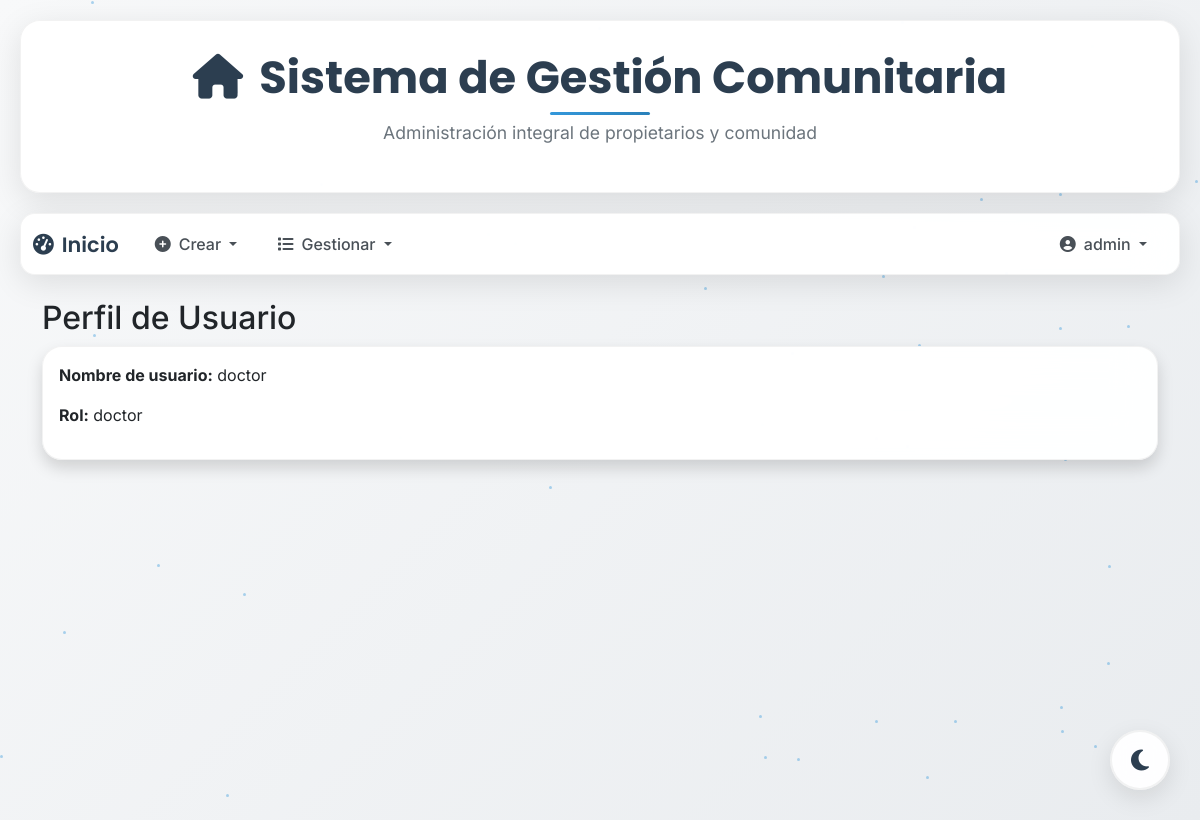
Page /profile/2 (signed in) on the committed database.
### models/user_model.py (models this page shows, shortened)
class User(UserMixin, db.Model):
    __tablename__ = "Usuario"
    id = db.Column(db.Integer, primary_key=True)
    username = db.Column(db.String(100), unique=True, nullable=False)
    password_hash = db.Column(db.String(128), nullable=False)
    role = db.Column(db.String(50), nullable=False, default="doctor")
    @staticmethod
    def get_by_id(id):
        return User.query.get(id)
    def has_role(self, role):
        return self.role == role

### controllers/user_controller.py (the view)
@user_bp.route("/profile/<int:id>")
@login_required
def profile(id):
    user = User.get_by_id(id)
    return user_view.perfil(user)

### run.py (called while the page is built)
@login_manager.user_loader
def load_user(user_id):
    return db.session.get(User, int(user_id))

### views/user_view.py (called while the page is built)
def perfil(user):
    return render_template(
        "profile.html", title="Perfil de usuario", current_user=current_user, user=user
    )

### templates/profile.html
{% extends 'base.html' %}
{% block content %}
<div class="container mt-4">
    <h2 class="h2">Perfil de Usuario</h2>
    <div class="card shadow">
        <div class="card-body">
            <p><strong>Nombre de usuario:</strong> {{ user.username }}</p>
            <p><strong>Rol:</strong> {{ user.role }}</p>
        </div>
    </div>
</div>
{% endblock %}

### templates/base.html (shortened to what this page needs)
<!DOCTYPE html>
<html lang="es">
<head>
    <link rel="stylesheet" href="https://cdn.jsdelivr.net/npm/bootstrap@5.3.0/dist/css/bootstrap.min.css">
    <link rel="stylesheet" href="https://cdnjs.cloudflare.com/ajax/libs/animate.css/4.1.1/animate.min.css"/>
</head>
<body>
    <div class="floating-particles" id="particles"></div>
    <div class="header-container">
        <h1 class="main-title">
            <i class="fas fa-home me-3"></i>Sistema de Gestión Comunitaria
        </h1>
        <p class="subtitle">Administración integral de propietarios y comunidad</p>
    </div>
    {% if current_user.is_authenticated %}
    <nav class="navbar navbar-expand-lg navbar-custom">
        <div class="container-fluid">
            <a class="navbar-brand" href="{{ url_for('user.index') }}">
                <i class="fas fa-tachometer-alt me-2"></i>Inicio
            </a>
            <div class="collapse navbar-collapse" id="navbarNav">
                <ul class="navbar-nav me-auto">
                    {% if current_user.has_role("admin") %}
                    <li class="nav-item dropdown">
                        <a class="nav-link dropdown-toggle" href="#" id="navbarDropdownCrear"
                           data-bs-toggle="dropdown" aria-haspopup="true" aria-expanded="false">
                          <i class="fas fa-plus-circle me-2"></i>Crear
                        </a>
                    </li>
                    {% endif %}
                    <li class="nav-item dropdown">
                        <a class="nav-link dropdown-toggle" href="#" id="navbarDropdownListado"
                           data-bs-toggle="dropdown" aria-haspopup="true" aria-expanded="false">
                          <i class="fas fa-list me-2"></i>Gestionar
                        </a>
                    </li>
                </ul>
                <ul class="navbar-nav">
                    <li class="nav-item dropdown">
                        <a class="nav-link dropdown-toggle" href="#" id="navbarDropdownUser"
                           data-bs-toggle="dropdown" aria-haspopup="true" aria-expanded="false">
                          <i class="fas fa-user-circle me-2"></i>{{ current_user.username }}
                        </a>
                    </li>
                </ul>
            </div>
        </div>
    </nav>
    {% endif %}
    <div class="floating-theme-toggle">
        <button class="btn theme-toggle-float" id="themeToggle">
            <i class="fas fa-moon" id="themeIcon"></i>
        </button>
    </div>
    <div class="content-container page-transition">
        {% block content %}{% endblock %}
    </div>
</body>
</html>

### templates/base.html (style rules this page uses)
:root { --primary-gradient: linear-gradient(135deg, #667eea 0%, #764ba2 100%); --secondary-gradient: linear-gradient(135deg, #f093fb 0%, #f5576c 100%); --success-gradient: linear-gradient(135deg, #4facfe 0%, #00f2fe 100%); --warning-gradient: linear-gradient(135deg, #43e97b 0%, #38f9d7 100%); --dark-gradient: linear-gradient(135deg, #2c3e50 0%, #34495e 100%); --glass-bg: rgba(255, 255, 255, 0.1); --glass-border: rgba(255, 255, 255, 0.2); --shadow-light: 0 8px 32px rgba(31, 38, 135, 0.37); --shadow-strong: 0 15px 35px rgba(0, 0, 0, 0.1); --bg-primary: linear-gradient(135deg, #f8f9fa 0%, #e9ecef 25%, #dee2e6 75%, #ced4da 100%); --card-bg: rgba(255, 255, 255, 0.95); --text-primary: #2c3e50; --text-secondary: #495057; --text-muted: #6c757d; --border-color: rgba(0, 0, 0, 0.05); --shadow-color: rgba(0, 0, 0, 0.1); --particle-color: rgba(52, 152, 219, 0.4); --accent-color: #3498db; --accent-hover: #2980b9; }
* { box-sizing: border-box; }
body { font-family: 'Inter', sans-serif; background: var(--bg-primary); background-size: 400% 400%; animation: gradientShift 20s ease infinite; min-height: 100vh; margin: 0; overflow-x: hidden; transition: all 0.3s ease; }
.header-container { background: var(--card-bg); backdrop-filter: blur(20px); border: 1px solid var(--border-color); border-radius: 20px; margin: 20px; padding: 30px; text-align: center; box-shadow: 0 8px 32px var(--shadow-color); animation: fadeInDown 1s ease-out; transition: all 0.3s ease; }
.main-title { font-family: 'Poppins', sans-serif; font-size: 2.8rem; font-weight: 700; color: var(--text-primary); margin: 0; position: relative; transition: all 0.3s ease; }
.main-title::after { content: ''; position: absolute; bottom: -10px; left: 50%; transform: translateX(-50%); width: 100px; height: 3px; background: linear-gradient(135deg, var(--accent-color) 0%, var(--accent-hover) 100%); border-radius: 2px; }
.subtitle { font-size: 1.1rem; color: var(--text-muted); margin-top: 15px; font-weight: 400; transition: all 0.3s ease; }
.navbar-custom { background: var(--card-bg); backdrop-filter: blur(20px); border: 1px solid var(--border-color); border-radius: 15px; margin: 0 20px 20px 20px; box-shadow: 0 8px 32px var(--shadow-color); animation: fadeInUp 1s ease-out; transition: all 0.3s ease; position: relative; z-index: 1030; }
.navbar-brand { font-family: 'Poppins', sans-serif; font-weight: 600; font-size: 1.3rem; color: var(--text-primary) !important; text-decoration: none; transition: all 0.3s ease; }
.nav-link { color: var(--text-secondary) !important; font-weight: 500; padding: 10px 20px !important; border-radius: 10px; transition: all 0.3s ease; position: relative; overflow: hidden; }
.nav-link::before { content: ''; position: absolute; top: 0; left: -100%; width: 100%; height: 100%; background: linear-gradient(90deg, transparent, rgba(52, 152, 219, 0.1), transparent); transition: all 0.5s ease; }
.content-container { margin: 20px; animation: fadeIn 1.2s ease-out; }
.glass-card { background: var(--card-bg); backdrop-filter: blur(20px); border: 1px solid var(--border-color); border-radius: 20px; box-shadow: 0 8px 32px var(--shadow-color); transition: all 0.3s ease; }
.floating-particles { position: fixed; top: 0; left: 0; width: 100%; height: 100%; pointer-events: none; z-index: -1; }
.page-transition { animation: slideInUp 0.6s ease-out; }
.floating-theme-toggle { position: fixed; bottom: 30px; right: 30px; z-index: 1050; }
.theme-toggle-float { width: 60px; height: 60px; border-radius: 50%; background: var(--card-bg); border: 2px solid var(--border-color); color: var(--text-primary); font-size: 24px; box-shadow: 0 8px 25px var(--shadow-color); backdrop-filter: blur(10px); transition: all 0.3s ease; display: flex; align-items: center; justify-content: center; }
#themeIcon { transition: all 0.3s ease; }

### rows in the picture
User: username "admin"
User: username "doctor", role "doctor"
